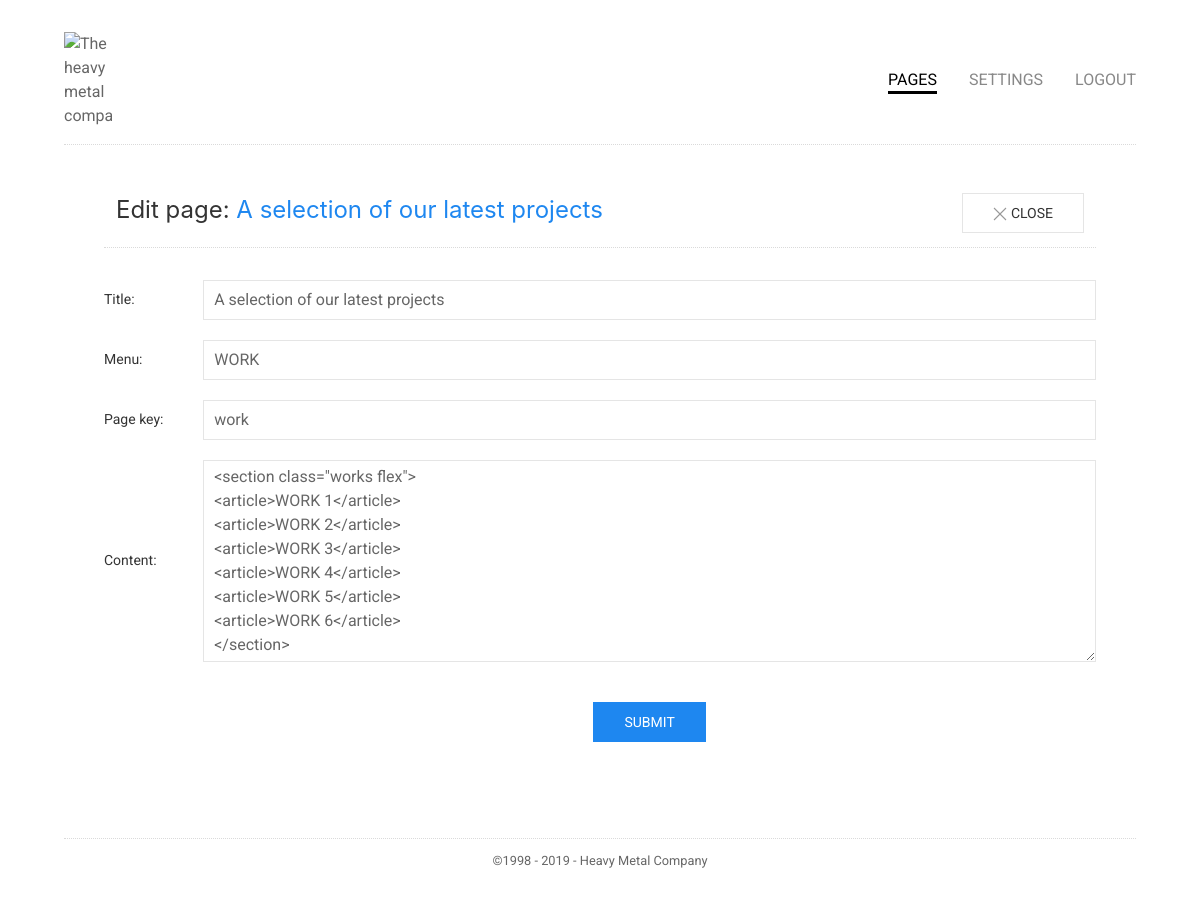
Page /admin/index.php?page=pages&action=edit-page&id=2 (signed in) on the committed database.
### tables this page shows
CREATE TABLE `pages` (
  `id` smallint(5) unsigned NOT NULL AUTO_INCREMENT,
  `parent_id` smallint(5) unsigned NOT NULL DEFAULT '0',
  `page_key` varchar(20) DEFAULT NULL,
  `title` varchar(255) NOT NULL,
  `menu` varchar(50) DEFAULT NULL,
  `slug` varchar(255) NOT NULL,
  `content` text,
  `is_home` tinyint(1) unsigned DEFAULT '0',
  `is_visible` tinyint(1) unsigned DEFAULT '1',
  `position` tinyint(3) unsigned DEFAULT NULL,
  `last_update` timestamp NOT NULL DEFAULT CURRENT_TIMESTAMP ON UPDATE CURRENT_TIMESTAMP,
  `created_on` timestamp NOT NULL DEFAULT CURRENT_TIMESTAMP,
  PRIMARY KEY (`id`)
);

### php/pdo.php (called while the page is built)
<?php
$db_host    = '127.0.0.1';
$db_name    = 'poco_minisite';
$db_user    = 'root';
$db_pass    = '444666';
$db_charset = 'utf8mb4';
$dsn = "mysql:host=$db_host;dbname=$db_name;charset=$db_charset";
$pdo_options = [
  PDO::ATTR_EMULATE_PREPARES    => false,
  PDO::ATTR_DEFAULT_FETCH_MODE  => PDO::FETCH_ASSOC,
  PDO::ATTR_ERRMODE             => PDO::ERRMODE_EXCEPTION
];
$db = null;
try {
  $db = new PDO($dsn, $db_user, $db_pass, $pdo_options);
} catch (PDOException $e) {
  echo $e->getMessage();
}
function db() {
	global $db;
	if(is_object($db)) {
    return $db;
  }
  else {
    exit("DB IS NOT AN OBJECT! No database connection.");
  }
}

### admin/crud.php (called while the page is built, shortened)
<?php
function crud($crud_action, $params = []) {
	switch($crud_action) {
		case 'page-detail' :
			$sql = "SELECT id, page_key, title, menu, slug, content FROM pages WHERE id = ? LIMIT 1";
			try {
				$sth = db()->prepare($sql);
				$sth->execute($params);
				$results = $sth->fetch();
			} catch(PDOException $e) {
				show($e->getMessage(), true);
			}
		break;
	}
	return $results;
}

### admin/pages.php (the view, shortened to what this page needs)
<?php
if(empty($action) || $action === 'pages') {
  pages();
}
else {
  page_detail($action);
}
function page_detail($action = 'edit-page') {
  $id       = (int)req('id');
  $is_edit  = $action === 'edit-page' && $id > 0;
  $page     = [];
  if($is_edit) {
    $page = crud('page-detail', [$id]);
    $page_title = 'Edit page: <span class="uk-text-primary">' . $page['title'].'</span>';
  }
  else {
    $page_title = 'New page';
  }
  $hidden_items = [
    'crud-action' => $is_edit ? 'update-page' : 'insert-page',
    'id'          => $id,
  ];
  $editable_items = [
    'title'     => $page['title'],
    'menu'      => $page['menu'],
    'page_key'  => $page['page_key'],
    'content'   => $page['content'],
  ];
  $form_items_arr = array_merge($hidden_items, $editable_items);
  $form_items_html = '';
  foreach($form_items_arr as $key => $value) {
    $input_type = (array_key_exists($key, $hidden_items)) ? 'hidden' : 'text';
    if($input_type === 'hidden') {
      $form_input = '<input type="hidden" name="'.$key.'" value="'.$value.'">';
      $form_items_html .= $form_input;
    }
    elseif($key === 'content') {
      $form_input = '<textarea name="'.$key.'" class="uk-textarea" id="'.$key.'" rows="8">'.$value.'</textarea>';
    }
    else {
      $form_input = '<input type="'.$input_type.'" name="'.$key.'" value="'.$value.'" class="uk-input" id="'.$key.'">';
    }
    if($input_type != 'hidden') {
      $label = str_replace('_', ' ', $key);
      $label = ucfirst($label);
      $form_items_html .= '
      <div class="uk-margin uk-flex uk-flex-middle">
        <label class="uk-form-label W10p" for="'.$key.'">'.$label.':</label>
        <div class="uk-form-controls DB W90p">
          '.$form_input.'
        </div>
      </div>
      ';
    }
  }
  $html = admin_header([
    'title' => $page_title,
    'buttons' => '<a href="?page=pages" class="uk-button uk-button-default"><span class="uk-close" uk-close></span> Close</a>'
  ]);
  $html .= '
  <form class="uk-form" action="index.php" method="post">
    '.$form_items_html .'
    <div class="uk-margin-medium-top uk-flex uk-flex-center">
      <label class="uk-form-label W10p">&nbsp;</label>
      <button type="submit" class="uk-button uk-button-primary">Submit</button>
    </div>
  </form>
  <script src="js/tinymce/tinymce.min.js"></script>
  <script src="js/tinymce/tinymce-init.js"></script>
  ';
  echo $html;
}

### admin/css/admin.css (style rules this page uses)
a,abbr,acronym,address,applet,article,aside,audio,b,big,blockquote,body,canvas,caption,center,cite,code,dd,del,details,dfn,div,dl,dt,em,embed,fieldset,figcaption,figure,footer,form,h1,h2,h3,h4,h5,h6,header,hgroup,html,i,iframe,img,ins,kbd,label,legend,li,mark,menu,nav,object,ol,output,p,pre,q,ruby,s,samp,section,small,span,strike,strong,sub,summary,sup,table,tbody,td,tfoot,th,thead,time,tr,tt,u,ul,var,video { margin:0;padding:0;border:0;font:inherit;vertical-align:baseline }
body { line-height:1 }
html { -webkit-box-sizing:border-box; -moz-box-sizing:border-box; box-sizing:border-box; }
*, *:before, *:after { box-sizing:inherit; }
a { text-decoration:none;outline:none;color:inherit; }
html { box-sizing: border-box; }
html { font-size: 16px; }
body { font-size: 1em; font-family: Roboto, sans-serif; line-height: 1.5; }
.DB { display: block !important; }
.W10p { width: 10% !important; }
.W90p { width: 90% !important; }
body { margin: 40px; }
@media (min-width: 640px) { body { margin: 2em 4em; } }

### rows in the picture
pages: title "A selection of our latest projects", menu "WORK", page_key "work", content "<section class=\"works flex\"> <article>WORK 1</article> <article>WORK 2</article> <article>WORK 3</article> <article>WORK 4</article> <article>WORK 5</article> <article>WORK 6</article> </section>"

### other values in the picture
$menu "PAGES"
$menu "SETTINGS"
$menu "LOGOUT"
$buttons "CLOSE"
$label "Title"
$label "Menu"
$label "Page key"
$label "Content"
